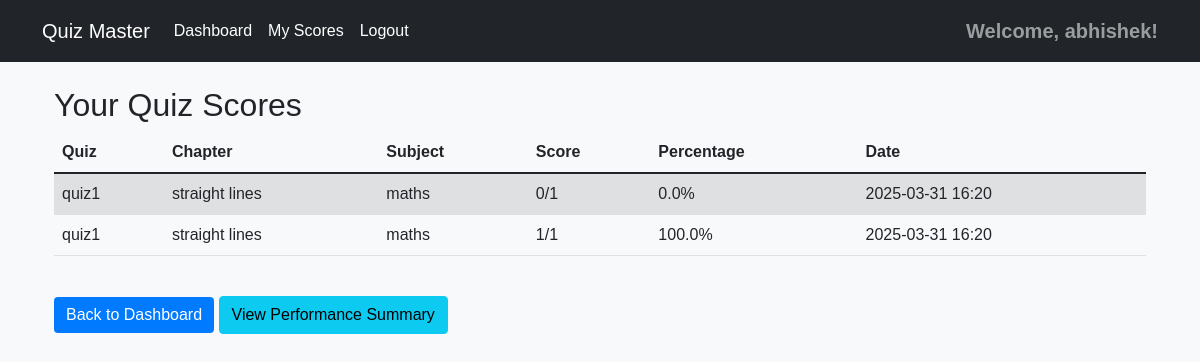
The page /quiz/scores (signed in) on the database its author committed.
### controllers/models.py (models this page shows)
class QuizAttempt(db.Model):
    id = db.Column(db.Integer, primary_key=True)
    user_id = db.Column(db.Integer, db.ForeignKey('user.id'), nullable=False)
    quiz_id = db.Column(db.Integer, db.ForeignKey('quiz.id'), nullable=False)
    score = db.Column(db.Integer, nullable=False)
    total_questions = db.Column(db.Integer, nullable=False)
    attempt_date = db.Column(db.DateTime, default=datetime.utcnow)

class Quiz(db.Model):
    id = db.Column(db.Integer, primary_key=True)
    title = db.Column(db.String(100), nullable=False)
    description = db.Column(db.Text, nullable=True)
    chapter_id = db.Column(db.Integer, db.ForeignKey('chapter.id'), nullable=False)
    time_limit = db.Column(db.Integer, nullable=False)  # Time limit in minutes
    created_at = db.Column(db.DateTime, default=datetime.utcnow)
    questions = db.relationship('Question', backref='quiz', lazy=True, cascade='all, delete-orphan')
    attempts = db.relationship('QuizAttempt', backref='quiz', lazy=True)

class Chapter(db.Model):
    id = db.Column(db.Integer, primary_key=True)
    name = db.Column(db.String(100), nullable=False)
    description = db.Column(db.Text, nullable=True)
    subject_id = db.Column(db.Integer, db.ForeignKey('subject.id'), nullable=False)
    created_at = db.Column(db.DateTime, default=datetime.utcnow)
    quizzes = db.relationship('Quiz', backref='chapter', lazy=True, cascade='all, delete-orphan')

class Subject(db.Model):
    id = db.Column(db.Integer, primary_key=True)
    name = db.Column(db.String(100), nullable=False)
    description = db.Column(db.Text, nullable=True)
    created_at = db.Column(db.DateTime, default=datetime.utcnow)
    chapters = db.relationship('Chapter', backref='subject', lazy=True, cascade='all, delete-orphan')

### controllers/quiz_controller.py (the view)
@quiz_bp.route('/scores')
@login_required
def scores():
    user_id = session.get('user_id')
    attempts = QuizAttempt.query.filter_by(user_id=user_id).order_by(QuizAttempt.attempt_date.desc()).all()
    return render_template('quiz/scores.html', attempts=attempts)

### controllers/quiz_controller.py (called while the page is built)
def login_required(f):
    @wraps(f)
    def decorated_function(*args, **kwargs):
        if not session.get('user_id'):
            flash('Please log in first.', 'danger')
            return redirect(url_for('auth.login'))
        return f(*args, **kwargs)
    return decorated_function

### templates/quiz/scores.html
{% extends 'base.html' %}
{% block content %}
<div class="container mt-4">
    <h2>Your Quiz Scores</h2>
    {% if attempts %}
    <div class="table-responsive">
        <table class="table table-striped">
            <thead>
                <tr>
                    <th>Quiz</th>
                    <th>Chapter</th>
                    <th>Subject</th>
                    <th>Score</th>
                    <th>Percentage</th>
                    <th>Date</th>
                </tr>
            </thead>
            <tbody>
                {% for attempt in attempts %}
                <tr>
                    <td>{{ attempt.quiz.title }}</td>
                    <td>{{ attempt.quiz.chapter.name }}</td>
                    <td>{{ attempt.quiz.chapter.subject.name }}</td>
                    <td>{{ attempt.score }}/{{ attempt.total_questions }}</td>
                    <td>{{ (attempt.score / attempt.total_questions * 100) | round(2) }}%</td>
                    <td>{{ attempt.attempt_date.strftime('%Y-%m-%d %H:%M') }}</td>
                </tr>
                {% endfor %}
            </tbody>
        </table>
    </div>
    {% else %}
    <p>You haven't taken any quizzes yet.</p>
    {% endif %}
    <div class="mt-4">
        <a href="{{ url_for('quiz.user_dashboard') }}" class="btn btn-primary">Back to Dashboard</a>
        <a href="{{ url_for('quiz.user_summary_chart') }}" class="btn btn-info">View Performance Summary</a>
    </div>
</div>
{% endblock %}

### static/css/styles.css (style rules this page uses)
body { background-color: #f8f9fa; font-family: Arial, sans-serif; }
.btn-primary { background-color: #007bff; border: none; }
.table-striped tbody tr:nth-of-type(odd) { background-color: rgba(0, 0, 0, 0.05); }

### rows shown on the page
QuizAttempt: quiz "quiz1", quiz.chapter.name "straight lines", quiz.chapter.subject.name "maths", score "0", total_questions "1", (attempt.score/attempt.total_questions*100)|round(2) "0.0", attempt_date "2025-03-31 16:20"
QuizAttempt: quiz "quiz1", quiz.chapter.name "straight lines", quiz.chapter.subject.name "maths", score "1", total_questions "1", (attempt.score/attempt.total_questions*100)|round(2) "100.0", attempt_date "2025-03-31 16:20"

### other values the page prints
{{ session.get('username') }} "abhishek"
